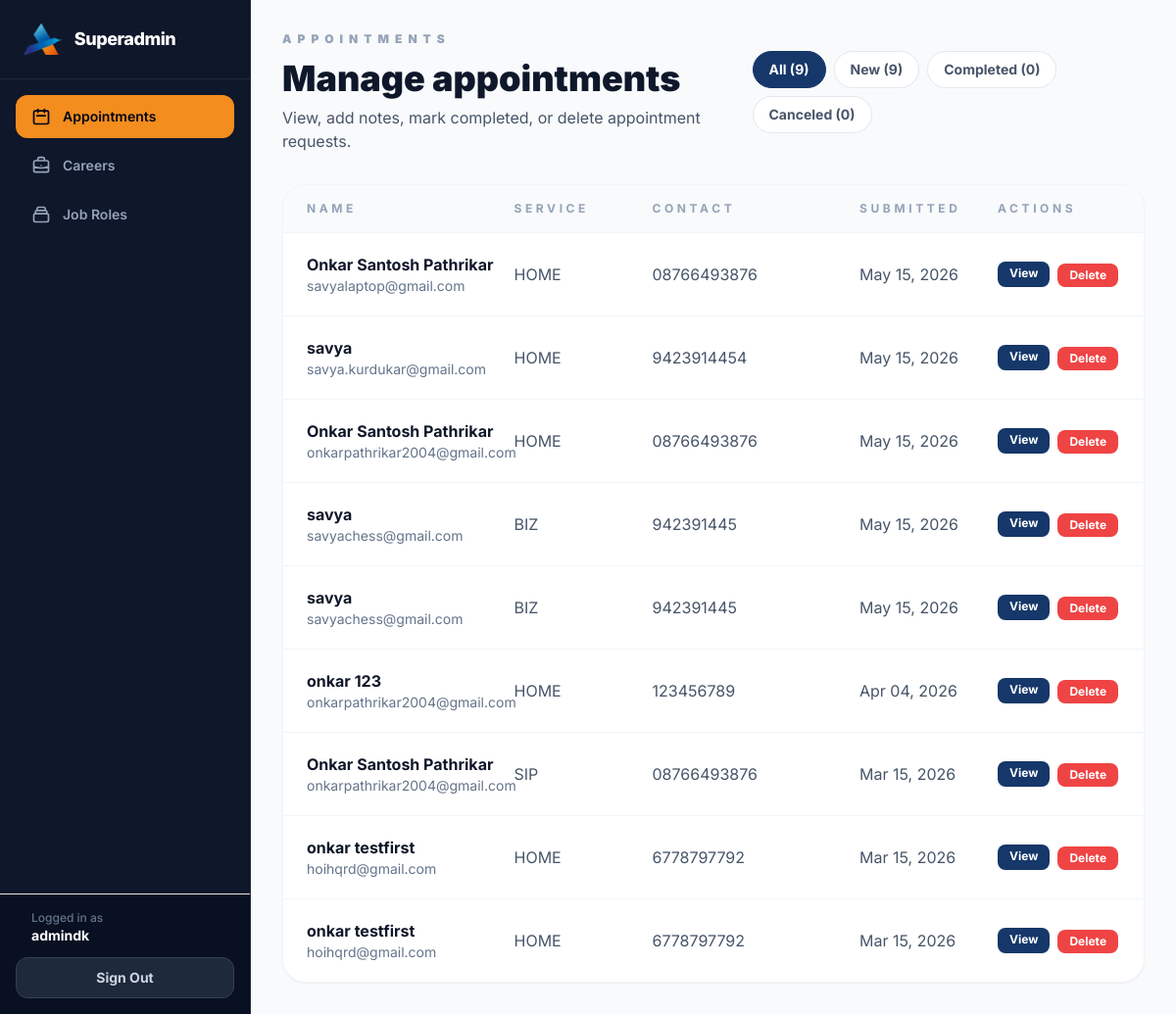
The page /superadmin/appointments/ (signed in) on the database as committed earlier.
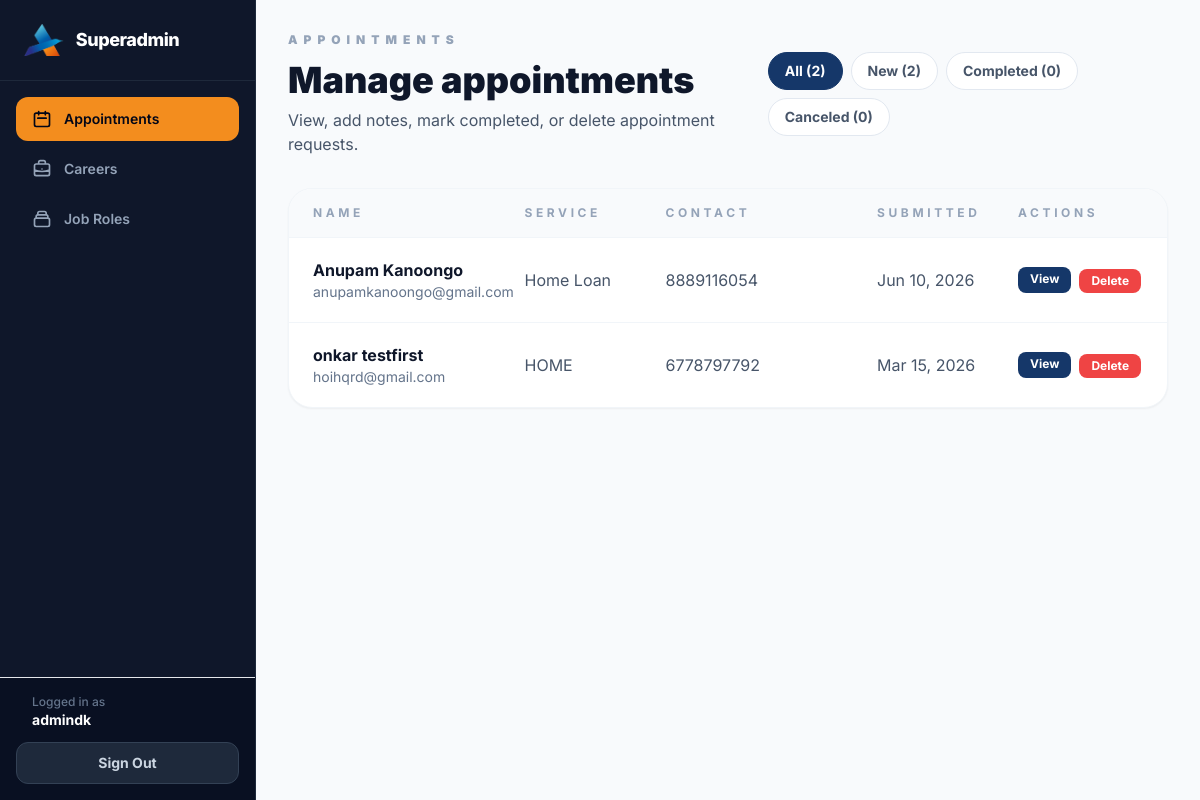
The same page on the database as committed later.
### leads/models.py (models this page shows, shortened)
class Appointment(models.Model):
    SERVICE_CHOICES = [
        ('WEALTH', 'Goal based Wealth creation solutions'),
        ('TERM', 'Term Insurance'),
        ('HEALTH', 'Health Insurance'),
        ('LOANS', 'Loans & Credit Solutions'),
        ('LEGACY', 'Legacy Planning'),
    ]
    full_name = models.CharField(max_length=100)
    email = models.EmailField()
    phone = models.CharField(max_length=15)
    service = models.CharField(max_length=50, choices=SERVICE_CHOICES)
    message = models.TextField(blank=True)
    STATUS_NEW = 'NEW'
    STATUS_COMPLETED = 'COMPLETED'
    STATUS_CANCELED = 'CANCELED'
    STATUS_CHOICES = [
        (STATUS_NEW, 'New'),
        (STATUS_COMPLETED, 'Completed'),
        (STATUS_CANCELED, 'Canceled'),
    ]
    status = models.CharField(max_length=12, choices=STATUS_CHOICES, default=STATUS_NEW)
    note = models.TextField(blank=True)
    reviewed_at = models.DateTimeField(blank=True, null=True)
    created_at = models.DateTimeField(auto_now_add=True) # Kab book kiya

### leads/views.py (the view)
# urls.py: path('superadmin/appointments/', views.appointments_list, name='appointments_list'),
@login_required(login_url='applications_login')
def appointments_list(request):
    status = request.GET.get('status', 'all')
    appointments = Appointment.objects.all().order_by('-created_at')
    if status != 'all':
        appointments = appointments.filter(status=status)
    status_counts = {
        'all': Appointment.objects.count(),
        Appointment.STATUS_NEW: Appointment.objects.filter(status=Appointment.STATUS_NEW).count(),
        Appointment.STATUS_COMPLETED: Appointment.objects.filter(status=Appointment.STATUS_COMPLETED).count(),
        Appointment.STATUS_CANCELED: Appointment.objects.filter(status=Appointment.STATUS_CANCELED).count(),
    }
    return render(request, 'leads/appointments_list.html', {'appointments': appointments, 'status': status, 'status_counts': status_counts})

### templates/leads/appointments_list.html
{% extends 'leads/superadmin_base.html' %}
{% block superadmin_content %}
<div class="flex items-center justify-between gap-6">
    <div>
        <p class="text-xs font-black uppercase tracking-[0.5em] text-slate-400">Appointments</p>
        <h1 class="text-3xl md:text-4xl font-black text-slate-900 mt-3">Manage appointments</h1>
        <p class="text-slate-600 mt-2">View, add notes, mark completed, or delete appointment requests.</p>
    </div>
    <div class="flex flex-wrap gap-2">
        <a href="?status=all" class="px-4 py-2 rounded-full text-sm font-bold border {% if status == 'all' %}bg-brand-navy text-white border-brand-navy{% else %}bg-white border-slate-200 text-slate-600{% endif %}">All ({{ status_counts.all }})</a>
        <a href="?status=NEW" class="px-4 py-2 rounded-full text-sm font-bold border {% if status == 'NEW' %}bg-brand-navy text-white border-brand-navy{% else %}bg-white border-slate-200 text-slate-600{% endif %}">New ({{ status_counts.NEW }})</a>
        <a href="?status=COMPLETED" class="px-4 py-2 rounded-full text-sm font-bold border {% if status == 'COMPLETED' %}bg-brand-navy text-white border-brand-navy{% else %}bg-white border-slate-200 text-slate-600{% endif %}">Completed ({{ status_counts.COMPLETED }})</a>
        <a href="?status=CANCELED" class="px-4 py-2 rounded-full text-sm font-bold border {% if status == 'CANCELED' %}bg-brand-navy text-white border-brand-navy{% else %}bg-white border-slate-200 text-slate-600{% endif %}">Canceled ({{ status_counts.CANCELED }})</a>
    </div>
</div>
<div class="mt-8 bg-white border border-slate-100 rounded-3xl shadow-sm overflow-hidden">
    <div class="grid grid-cols-12 gap-4 px-6 py-4 text-xs font-bold uppercase tracking-[0.3em] text-slate-400 bg-slate-50">
        <div class="col-span-3">Name</div>
        <div class="col-span-2">Service</div>
        <div class="col-span-3">Contact</div>
        <div class="col-span-2">Submitted</div>
        <div class="col-span-2">Actions</div>
    </div>
    {% if appointments %}
        {% for appt in appointments %}
        <div class="grid grid-cols-12 gap-4 px-6 py-5 border-t border-slate-100 hover:bg-slate-50 transition-all items-center">
            <a href="{% url 'appointment_detail' appt.pk %}" class="col-span-3 hover:text-brand-yellow">
                <div class="font-bold text-slate-900">{{ appt.full_name }}</div>
                <div class="text-sm text-slate-500">{{ appt.email }}</div>
            </a>
            <div class="col-span-2 text-slate-600">{{ appt.get_service_display }}</div>
            <div class="col-span-3 text-slate-600">{{ appt.phone }}</div>
            <div class="col-span-2 text-slate-600">{{ appt.created_at|date:"M d, Y" }}</div>
            <div class="col-span-2 flex gap-2">
                <a href="{% url 'appointment_detail' appt.pk %}" class="px-3 py-1 text-xs font-bold bg-brand-navy text-white rounded-lg hover:bg-brand-yellow transition-all">View</a>
                <form method="post" action="{% url 'appointment_delete' appt.pk %}" style="display:inline;" onsubmit="return confirm('Delete this appointment?');">{% csrf_token %}
                    <button type="submit" class="px-3 py-1 text-xs font-bold bg-red-500 text-white rounded-lg hover:bg-red-700 transition-all">Delete</button>
                </form>
            </div>
        </div>
        {% endfor %}
    {% else %}
        <div class="px-6 py-10 text-center text-slate-500">No appointments found.</div>
    {% endif %}
</div>
{% endblock %}

### templates/leads/superadmin_base.html (shortened to what this page needs)
{% load static %}
<!DOCTYPE html>
<html lang="en" class="h-full bg-slate-50">
<head>
    <script src="https://cdn.tailwindcss.com"></script>
</head>
<body class="h-full antialiased text-slate-900">
    <div class="flex h-full overflow-hidden">
        <aside class="hidden md:flex md:w-64 md:flex-col bg-slate-900 text-slate-300 border-r border-slate-800 justify-between shrink-0">
            <div>
                <div class="p-6 border-b border-slate-800">
                    <a href="{% url 'home' %}" class="flex items-center gap-3">
                        <img src="{% static 'images/logo-mark.png' %}" alt="Addwise Logo" class="h-8 w-auto">
                        <span class="font-extrabold text-white text-lg tracking-tight">Superadmin</span>
                    </a>
                </div>
                <nav class="p-4 space-y-1.5">
                    <a href="{% url 'appointments_list' %}" class="flex items-center gap-3 px-4 py-3 rounded-xl text-sm font-semibold transition-all {% if 'appointment' in request.path %}bg-brand-yellow text-slate-950 font-bold{% else %}text-slate-400 hover:bg-slate-800 hover:text-white{% endif %}">
                        <svg class="w-5 h-5" fill="none" stroke="currentColor" stroke-width="2" viewBox="0 0 24 24">
                            <path stroke-linecap="round" stroke-linejoin="round" d="M8 7V3m8 4V3m-9 8h10M5 21h14a2 2 0 002-2V7a2 2 0 00-2-2H5a2 2 0 00-2 2v12a2 2 0 002 2z"/>
                        </svg>
                        Appointments
                    </a>
                    <a href="{% url 'applications_list' %}" class="flex items-center gap-3 px-4 py-3 rounded-xl text-sm font-semibold transition-all {% if 'application' in request.path %}bg-brand-yellow text-slate-950 font-bold{% else %}text-slate-400 hover:bg-slate-800 hover:text-white{% endif %}">
                        Careers
                    </a>
                    <a href="{% url 'roles_list' %}" class="flex items-center gap-3 px-4 py-3 rounded-xl text-sm font-semibold transition-all {% if 'role' in request.path %}bg-brand-yellow text-slate-950 font-bold{% else %}text-slate-400 hover:bg-slate-800 hover:text-white{% endif %}">
                        <svg class="w-5 h-5" fill="none" stroke="currentColor" stroke-width="2" viewBox="0 0 24 24">
                            <path stroke-linecap="round" stroke-linejoin="round" d="M19 11H5m14 0a2 2 0 012 2v6a2 2 0 01-2 2H5a2 2 0 01-2-2v-6a2 2 0 012-2m14 0V9a2 2 0 00-2-2M5 11V9a2 2 0 012-2m0 0V5a2 2 0 012-2h6a2 2 0 012 2v2M7 7h10"/>
                        </svg>
                        Job Roles
                    </a>
                </nav>
            </div>
            <div class="p-4 border-t border-slate-850 bg-slate-950/40">
                <div class="px-4 mb-3">
                    <div class="text-xs text-slate-500 font-medium">Logged in as</div>
                    <div class="text-sm font-bold text-white truncate">{{ request.user.username }}</div>
                </div>
                <form method="post" action="{% url 'superadmin_logout' %}">
                    <button type="submit" class="w-full flex items-center justify-center gap-2 px-4 py-2.5 rounded-xl text-sm font-bold bg-slate-800 border border-slate-700 text-slate-300 hover:bg-red-950 hover:text-red-200 hover:border-red-900 transition-all">
                        Sign Out
                    </button>
                </form>
            </div>
        </aside>
        <div class="flex-1 flex flex-col overflow-hidden">
            <main class="flex-1 overflow-y-auto bg-slate-50 focus:outline-none p-4 md:p-8">
                {% block superadmin_content %}{% endblock %}
            </main>
        </div>
    </div>
</body>
</html>

### templates/leads/superadmin_base.html (style rules this page uses)
body { font-family: 'Inter', sans-serif; }

Rows that differ between the two databases and show on the page:
removed Appointment: full_name "Onkar Santosh Pathrikar", email "savyalaptop@gmail.com", service "HOME", phone "08766493876", created_at "May 15, 2026"
removed Appointment: full_name "savya", email "savya.kurdukar@gmail.com", service "HOME", phone "9423914454", created_at "May 15, 2026"
removed Appointment: full_name "Onkar Santosh Pathrikar", email "onkarpathrikar2004@gmail.com", service "HOME", phone "08766493876", created_at "May 15, 2026"
removed Appointment: full_name "savya", email "savyachess@gmail.com", service "BIZ", phone "942391445", created_at "May 15, 2026"
removed Appointment: full_name "savya", email "savyachess@gmail.com", service "BIZ", phone "942391445", created_at "May 15, 2026"
removed Appointment: full_name "onkar 123", email "onkarpathrikar2004@gmail.com", service "HOME", phone "123456789", created_at "Apr 04, 2026"
removed Appointment: full_name "Onkar Santosh Pathrikar", email "onkarpathrikar2004@gmail.com", service "SIP", phone "08766493876", created_at "Mar 15, 2026"
removed Appointment: full_name "onkar testfirst", email "hoihqrd@gmail.com", service "HOME", phone "6778797792", created_at "Mar 15, 2026"
added Appointment: full_name "Anupam Kanoongo", email "anupamkanoongo@gmail.com", service "Home Loan", phone "8889116054", created_at "Jun 10, 2026"
Other text that changed with them:
{{ status_counts.all }}: "9" → "2"
{{ status_counts.NEW }}: "9" → "2"
